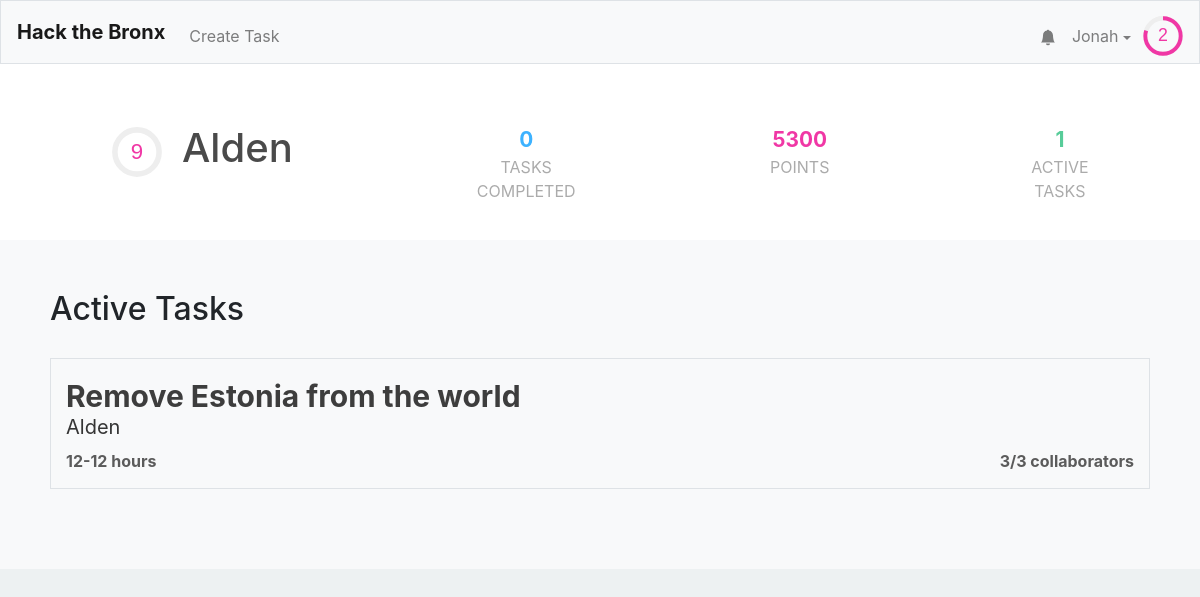
The app's page /profile/Alden (signed in) with its own data.
### tables this page shows
CREATE TABLE "users" (
	"id"	INTEGER NOT NULL UNIQUE,
	"username"	TEXT NOT NULL UNIQUE,
	"hash"	TEXT NOT NULL,
	"email"	TEXT,
	"tasks"	TEXT,
	"points"	INTEGER NOT NULL DEFAULT 0,
	"numcomplete"	INTEGER NOT NULL DEFAULT 0,
	"notifications"	BLOB,
	PRIMARY KEY("id" AUTOINCREMENT)
);

CREATE TABLE "tasks" (
	"id"	INTEGER NOT NULL UNIQUE,
	"title"	TEXT NOT NULL,
	"description"	TEXT,
	"languages"	BLOB,
	"image"	TEXT,
	"hmin"	INTEGER,
	"hmax"	INTEGER,
	"cmax"	INTEGER,
	"collaborators"	TEXT,
	"creator"	INTEGER,
	PRIMARY KEY("id" AUTOINCREMENT)
);

### application.py (the view)
@app.route("/profile/<username>")
@login_required
def profile(username):
    user = getuser(session, db)
    if user["username"] != username:
        other_user = get_user_from_name(username, db)
    else:
        other_user = user
    alltasks = db.execute("SELECT * FROM tasks")
    tasks = []
    for task in alltasks:
        if (task['creator'] == other_user['id'] or other_user['id'] in debyte(task['collaborators'])):
            task['creator'] = other_user["username"]
            task["collaborators-count"] = len(debyte(task['collaborators']))
            task["points"] = calculate_points(task)
            tasks.append(task)
    tags = [] #[("f091","Top 100")]
    return render_template("profile.html",tags=tags,other_user=other_user,user=user,active_tasks=tasks,task_count=len(tasks), len=len)

### application.py (called while the page is built)
@app.after_request
def after_request(response):
    response.headers["Cache-Control"] = "no-cache, no-store, must-revalidate"
    response.headers["Expires"] = 0
    response.headers["Pragma"] = "no-cache"
    return response

### helpers.py (called while the page is built)
def login_required(f):
    @wraps(f)
    def decorated_function(*args, **kwargs):
        if session.get("user_id") is None:
            return redirect("/login")
        return f(*args, **kwargs)
    return decorated_function

def debyte(obj):
    return pickle.loads(obj)

def getuser(session, db):
    user =  db.execute("SELECT * FROM users WHERE id = :id", id=session["user_id"])[0]
    user["level"]=int(user['points']**.5//8)
    user["level-progress"] = (user['points']**.5/8-user["level"])*100
    user["notifications"] = debyte(user["notifications"]) if user["notifications"] else []
    user["notification-amount"] = len(user["notifications"])
    return user

def get_user_from_name(name, db):
    user =  db.execute("SELECT * FROM users WHERE username = :name", name=name)[0]
    user["level"]=int(user['points']**.5//8)
    user["level-progress"] = (user['points']**.5%8)/(((user["level"]+1)*8)**2)
    return user

def calculate_points(task):
    if task['hmin'] and task['hmax']:
        total = int(min((task['hmin']+task['hmax'])/2 * 100, 500))
    else:
        total = 0
    return total

### templates/profile.html (shortened to what this page needs)
{% extends "layout.html" %}
{% block head %}
    <link href="/static/profile.css" rel="stylesheet">
    <link rel="stylesheet" href="https://use.fontawesome.com/releases/v5.0.7/css/all.css">
	<link href="https://cdnjs.cloudflare.com/ajax/libs/font-awesome/4.7.0/css/font-awesome.min.css" rel="stylesheet"/>
{% endblock %}
{% block mainnocont %}
	<div class="profile-outer">
		<div class="name-wrapper">
			<div class = "name-section">
			 	<div style="display: flex; align-items: center;">
					<div style = "margin-left: 12px;">
						<svg viewBox="0 0 36 36" class="level-display-outer">
							<path class="level-display-bg"
				        d="M18 2.0845
				          a 15.9155 15.9155 0 0 1 0 31.831
				          a 15.9155 15.9155 0 0 1 0 -31.831"
				      />
						  <path class = "level-display"
						    d="M18 2.0845
						      a 15.9155 15.9155 0 0 1 0 31.831
						      a 15.9155 15.9155 0 0 1 0 -31.831"
						    fill="none"
						    stroke="#444";
						    stroke-width="1";
						    stroke-dasharray="{{ other_user["level-progress"] }}, 100";
						  />
						  <text x="18" y="22.8" class="level">{{other_user["level"]}}</text>
						</svg>
					</div>
					<h1 class="profile-username">{{other_user["username"]}}</h1>
				</div>
				<div class = "tasks-completed">
					<span>{{ other_user["numcomplete"] }}</span>
					<div>Tasks Completed</div>
				</div>
				<div class = "point-count">
					<span>{{ other_user["points"] }}</span>
					<div>Points</div>
				</div>
				<div class = "active-tasks">
					<span>{{ task_count }}</span>
					<div>Active Tasks</div>
				</div>
			</div>
		</div>
		<div class = "information">
			<h2>Active Tasks</h2>
			<div class = "a-tasks">
				{% for task in active_tasks %}
					<a class = "div-link" href="/task/{{task.id}}">
						<div class="task">
							<span class="task-name">{{ task["title"] }}</span>
							<span class="task-creator">{{ task["creator"] }}</span>
							<div class="task-stats">
								<span class="task-time">{{ task["hmin"] }}-{{ task["hmax"] }} hours</span>
								<span class="task-collaborator-count">{{task["collaborators-count"] }}/{{ task["cmax"] }} collaborators</span>
							</div>
						</div>
					</a>
				{% endfor %}
			</div>
		</div>
	</div>
{% endblock %}

### templates/layout.html (shortened to what this page needs)
<!DOCTYPE html>
<html lang="en">
    <head>
        <link href="https://maxcdn.bootstrapcdn.com/bootstrap/4.1.3/css/bootstrap.min.css" rel="stylesheet">
        {% block head %}{% endblock %}
        <link href="/static/styles.css" rel="stylesheet">
    </head>
    <body>
        <nav style = "height: 8vh" class="navbar navbar-expand-md navbar-light bg-light border">
            <a class="navbar-brand" href="/"><b>Hack the Bronx</b></a>
            <div class="collapse navbar-collapse" id="navbar">
                {% if session.user_id %}
                    <ul class="navbar-nav mt-2">
                        <li class="nav-item"><a class="nav-link" href="/taskCreation">Create Task</a></li>
                    </ul>
                    <ul class="navbar-nav ml-auto mt-2">
                        <li style="position: relative; transform:translateX(8px) translateY(7.5px);"class="nav-item"><a class="nav-link" href="/notifications"><svg xmlns="http://www.w3.org/2000/svg" width="16" height="16" fill="currentColor" class="bi bi-bell-fill" viewBox="0 0 16 16">
  <path d="M8 16a2 2 0 0 0 2-2H6a2 2 0 0 0 2 2zm.995-14.901a1 1 0 1 0-1.99 0A5.002 5.002 0 0 0 3 6c0 1.098-.5 6-2 7h14c-1.5-1-2-5.902-2-7 0-2.42-1.72-4.44-4.005-4.901z"/>
</svg></a><span style="display:{{ "none" if user["notification-amount"] == 0 else "flex" }};" class="notification-circle">{{user["notification-amount"]}}</span></li>
                        <li class="nav-item">
                            <div id="user-information-dropdown">
                              <button onclick="showUserDropdown()" id="user-information-dropname" class="nav-link">{{ session.user_name }} <span class="dropdown-caret"></span></button>
                            </div>
                        </li>
                        <li class="nav-item">
                            <div style = "margin-left: -4px;">
                                <svg viewBox="0 0 36 36" style="transform: translateY(8px); width: 40px;">
                                    <path class="level-display-bg"
                                d="M18 2.0845
                                  a 15.9155 15.9155 0 0 1 0 31.831
                                  a 15.9155 15.9155 0 0 1 0 -31.831"
                              />
                                  <path class = "level-display"
                                    d="M18 2.0845
                                      a 15.9155 15.9155 0 0 1 0 31.831
                                      a 15.9155 15.9155 0 0 1 0 -31.831"
                                    fill="none"
                                    stroke="#444";
                                    stroke-width="1";
                                    stroke-dasharray="{{ user["level-progress"] }}, 100";
                                  />
                                  <text x="18" y="22.8" class="level">{{user["level"]}}</text>
                                </svg>
                            </div>
                        </li>
                    </ul>
                {% endif %}
            </div>
        </nav>
        {% block mainnocont %}{% endblock %}
        <main class="container p-5">
        </main>
    </body>
</html>

### static/profile.css (style rules this page uses)
.profile-username { color:var(--text-medium-1); margin-left: 20px; }
.name-section,.name-wrapper { color: var(--text-medium-2); padding: 30px 100px; background: white; width: 100%; display: flex; }
.name-wrapper { padding: 30px 0px; display: block; }
.information { left:0; right: 0; display: block; background: var(--foreground-1); width: 100%; padding: 50px 50px; }
.tasks-completed { display: flex; flex-direction: column; align-items-content: center; text-align: center; width: 200px; padding: 0; height: 50px; margin-left: 180px; }
.tasks-completed span { font-weight: bold; font-size: 1.3em; color: var(--focus-skyblue); }
.tasks-completed div { color: var(--text-light); text-transform: uppercase; }
.point-count { display: flex; flex-direction: column; align-items-content: center; text-align: center; width: 150px; height: 50px; margin-left: 180px; }
.point-count span { font-weight: bold; font-size: 1.3em; color: var(--focus-pink); }
.point-count div { color: var(--text-light); text-transform: uppercase; }
.active-tasks { display: flex; flex-direction: column; align-items-content: center; text-align: center; width: 150px; height: 50px; margin-left: 180px; }
.active-tasks span { font-weight: bold; font-size: 1.3em; color: var(--focus-mint); }
.active-tasks div { color: var(--text-light); text-transform: uppercase; }
body { background: var(--background-1); }
.task { margin: 30px 0; background: #F8F9FA; border: 1px solid #DEE2E6; padding: 15px; display: flex; flex-direction: column; transition: .1s; color: #3d3d3d; }
.task-name { font-size: 30px; font-weight: bold; }
.task-creator { transform: translateY(-7px); color: #353535; font-size: 20px; }
.task-points, .task-time, .task-collaborator-count { color: #5B5B5B; font-weight: bold; }
.task-stats { display: flex; justify-content: space-between; width: 100%; }

### static/styles.css (style rules this page uses)
:root { --text-main: #323232; --text-weak: #525252; --text-medium-1: #4a4a4a; --text-medium-2: #3d3d3d; --text-light: #ababab; --input-text: #495057; --input-border: #ced4da; --table-border: #ddd; --close-button: #aaa; --close-button-hover: black; --level-display-bg: #eee; --foreground-0: white; --foreground-1: #F8F9FA; --foreground-2: #e5e5f7; --foreground-3: #F5F5FF; --foreground-4: #f2f2f2; --tag-text: #8282a1; --tag-remove:#b4b4d4; --border-1: #DEE2E6; --background-1: #EDF1F2; --focus-skyblue: #3DB2FF; --focus-pink: #f037a5; --focus-mint: #57CC99; --focus-selectblue : #007bff; --focus-navyblue: #2D46B9; --focus-green-light: #2FDD92; --focus-green-dark: #34BE82; --focus-red-light: #EC255A; --focus-red-dark: #d11749; --error-red: #ff759d; --error-text: #8a1134; font-size: 2vh; }
#user-information-dropname { background: none; padding: 16px; border: none; cursor: pointer; }
.dropdown-caret { display: inline-block; width: 0; height: 0; vertical-align: middle; content: ""; border-style: solid; border-width: 4px 4px 0; border-right-color: transparent; border-bottom-color: transparent; border-left-color: transparent; }
#user-information-dropname { position: relative; display: inline-block; }
.level-display-outer { width: 50px; }
.level { fill: var(--focus-pink); font-family: sans-serif; font-size: 1em; text-anchor: middle; }

### records on screen
users: user_name "Jonah"
users: username "Alden", numcomplete "0", points "5300"
tasks: title "Remove Estonia from the world", creator "Alden", hmin "12", hmax "12", cmax "3"

### other values on screen
{{ user["level"] }} "2"
{{ other_user["level"] }} "9"
{{ task_count }} "1"
